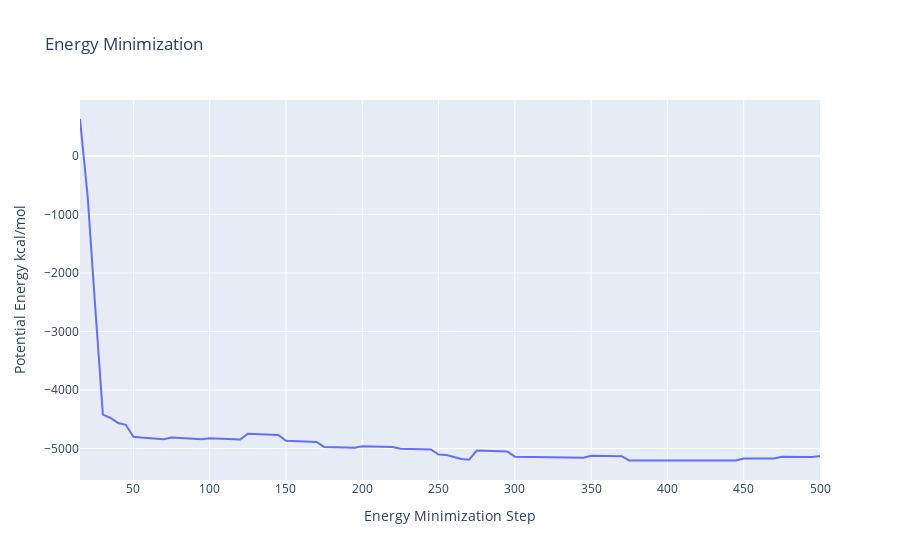

Notebook cell for this chart:
### Code cell
from biobb_amber.process.process_minout import process_minout

process_minout(input_log_path  = f'{TMP_DIR}/sander.minH.log',
               output_dat_path = f'{TMP_DIR}/sander.minH.dat',
               properties      = {'terms': ['ENERGY']})

with open(f'{TMP_DIR}/sander.minH.dat', 'r') as energy_file:
    x,y = map(
        list,
        zip(*[
            (float(line.split()[0]),float(line.split()[1]))
            for line in energy_file 
            if not line.startswith(("#","@")) 
            if float(line.split()[1]) < 1000 
        ])
    )

plotly.offline.init_notebook_mode(connected=True)

fig = {
    "data": [go.Scatter(x=x, y=y)],
    "layout": go.Layout(title="Energy Minimization",
                        xaxis=dict(title = "Energy Minimization Step"),
                        yaxis=dict(title = "Potential Energy kcal/mol")
                       )
}

plotly.offline.iplot(fig)

### Figure 1 — Plotly figure (JSON) as saved in the notebook; plotly's stock layout.template omitted (floating-point values rounded to 4 significant figures)
{"data": [{"type": "scatter", "x": [15, 20, 25, 30, 35, 40, 45, 50, 55, 60, 65, 70, 75, 80, 85, 90, 95, 100, 105, 110, 115, 120, 125, 130, 135, 140, 145, 150, 155, 160, 165, 170, 175, 180, 185, 190, 195, 200, 205, 210, 215, 220, 225, 230, 235, 240, 245, 250, 255, 260, 265, 270, 275, 280, 285, 290, 295, 300, 305, 310, 315, 320, 325, 330, 335, 340, 345, 350, 355, 360, 365, 370, 375, 380, 385, 390, 395, 400, 405, 410, 415, 420, 425, 430, 435, 440, 445, 450, 455, 460, 465, 470, 475, 480, 485, 490, 495, 500], "y": [634.2, -683.5, -2592.0, -4421.0, -4478.0, -4564.0, -4596.0, -4800.0, -4814.0, -4824.0, -4834.0, -4842.0, -4812.0, -4818, -4830.0, -4835.0, -4842.0, -4826.0, -4832.0, -4837.0, -4842.0, -4847.0, -4748.0, -4753.0, -4758.0, -4762.0, -4768.0, -4870.0, -4876.0, -4878.0, -4882.0, -4888.0, -4973.0, -4977.0, -4980.0, -4984.0, -4988.0, -4961, -4963.0, -4967.0, -4970.0, -4973.0, -5004.0, -5008.0, -5011.0, -5014.0, -5018.0, -5105.0, -5110.0, -5147.0, -5181.0, -5193.0, -5036.0, -5037.0, -5041.0, -5047.0, -5052.0, -5140.0, -5142.0, -5145.0, -5149.0, -5152.0, -5150.0, -5151.0, -5153.0, -5157, -5159.0, -5123.0, -5124.0, -5127.0, -5130.0, -5132.0, -5204.0, -5205.0, -5206, -5208.0, -5209.0, -5211.0, -5211.0, -5212.0, -5214.0, -5214.0, -5203.0, -5203.0, -5204.0, -5205.0, -5206.0, -5170.0, -5170.0, -5171.0, -5172.0, -5172.0, -5143, -5143, -5144.0, -5145.0, -5145.0, -5129.0]}], "layout": {"title": {"text": "Energy Minimization"}, "xaxis": {"title": {"text": "Energy Minimization Step"}}, "yaxis": {"title": {"text": "Potential Energy kcal/mol"}}}}
